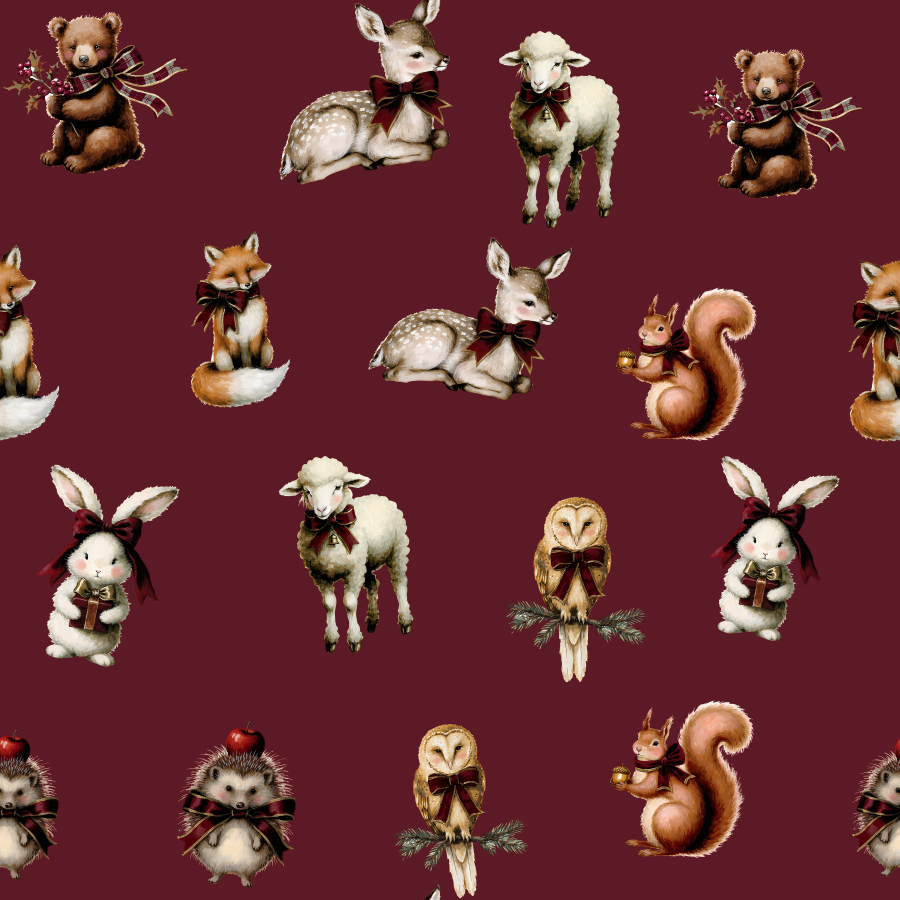
#> input picture velvet-bow-woodland/final/patterns/pt01_woodland_friends_burgundy.jpg, 3600 x 3600 px, given in place of velvet_a_hi.png, which was not available (shown at 1/4 size)
$ python style_frames.py
#> lines starting #> are read from the running program, lines starting #| are printed output that depends on the picture; after the words box and inside, x2 and y2 are one past the last pixel; in counts of white or black regions, pixels touching at a corner belong together
### velvet-bow-woodland/src/pv_lib.py
"""Helpers for Creative Market preview compositions."""
import math, random
from PIL import Image, ImageDraw, ImageFont, ImageFilter, ImageEnhance, ImageOps
W, H = 1820, 1214
CREAM, PAPER, BURG, DEEP, GOLD, SAGE, INK = (246, 239, 228), (239, 229, 212), (92, 26, 38), (58, 16, 24), (184, 148, 92), (138, 154, 128), (60, 36, 34)
F = "/usr/share/fonts/truetype/crosextra/"
def font(style, size): return ImageFont.truetype(F + {"r": "Caladea-Regular.ttf", "i": "Caladea-Italic.ttf", "b": "Caladea-Bold.ttf", "bi": "Caladea-BoldItalic.ttf"}[style], size)
_cache = {}
def asset(path, maxw, maxh=None, rot=0):
    key = path
    if key not in _cache: _cache[key] = Image.open(path).convert("RGBA")
    im = _cache[key].copy(); im.thumbnail((maxw, maxh or maxw), Image.LANCZOS)
    if rot: im = im.rotate(rot, resample=Image.BICUBIC, expand=True)
    return im
def a(name, maxw, maxh=None, rot=0): return asset(f"final/{name}.png", maxw, maxh, rot)
# [6 lines left out: function bg, not called in this run]
def solid(col): return Image.new("RGBA", (W, H), col + (255,))
# [13 lines left out: functions paper, vignette, not called in this run]
def shadow_of(im, blur=18, opacity=0.45, color=(30, 12, 10)):
    pad = blur * 3
    al = im.getchannel("A")
    sh = Image.new("RGBA", (im.width + 2 * pad, im.height + 2 * pad), color + (0,))
    m = Image.new("L", sh.size, 0); m.paste(al, (pad, pad))
    m = m.filter(ImageFilter.GaussianBlur(blur)).point(lambda v: int(v * opacity))
    sh.putalpha(m); return sh, pad
# [12 lines left out: functions place, text, not called in this run]
def rule(base, cx, y, w, col=GOLD, dia=True):
    d = ImageDraw.Draw(base); d.line([(cx - w / 2, y), (cx - 14, y)], fill=col, width=2); d.line([(cx + 14, y), (cx + w / 2, y)], fill=col, width=2)
    if dia: d.polygon([(cx, y - 7), (cx + 7, y), (cx, y + 7), (cx - 7, y)], fill=col)
# [4 lines left out: function card, not called in this run]
def sparkle(base, n=40, seed=3, col=(232, 205, 150), area=None):
    rnd = random.Random(seed); d = ImageDraw.Draw(base)
    x0, y0, x1, y1 = area or (0, 0, W, H)
    for _ in range(n):
        x, y, r = rnd.uniform(x0, x1), rnd.uniform(y0, y1), rnd.uniform(2, 7)
        al = int(rnd.uniform(120, 230))
        d.polygon([(x, y - r * 2.2), (x + r * .45, y - r * .45), (x + r * 2.2, y), (x + r * .45, y + r * .45), (x, y + r * 2.2), (x - r * .45, y + r * .45), (x - r * 2.2, y), (x - r * .45, y - r * .45)], fill=col + (al,))
def save(img, name): img.convert("RGB").save(f"listing_v2/{name}.jpg", quality=93)

### velvet-bow-woodland/reel/style_frames.py
"""Style frames for the Velvet Bow Woodland reel (1080x1920, 9:16)."""
import sys, math, random
sys.path.insert(0, "src")
from PIL import Image, ImageDraw, ImageFilter, ImageEnhance, ImageOps
from pv_lib import font, asset, a, shadow_of, sparkle, CREAM, PAPER, BURG, DEEP, GOLD, SAGE, INK
W, H = 1080, 1920
OUT = "reel/style_frames"

def bg(name, dark=1.0, blur=0):
#> called with name = 'velvet_a', dark = 0.8, blur = 0
    im = ImageOps.fit(Image.open(f"raw/bg/{name}_hi.png").convert("RGB"), (W, H), Image.LANCZOS)
    if blur: im = im.filter(ImageFilter.GaussianBlur(blur))
    if dark != 1.0: im = ImageEnhance.Brightness(im).enhance(dark)
    return im.convert("RGBA")
def paper(col=PAPER, grain=10):
    b = Image.new("RGBA", (W, H), col + (255,))
    n = Image.effect_noise((W // 2, H // 2), grain).resize((W, H)).convert("L")
    b.alpha_composite(Image.merge("RGBA", [n, n, n, Image.new("L", (W, H), 18)])); return b
def vignette(img, s=0.55):
#> called with s = 0.6
    m = Image.new("L", (W, H), 0); ImageDraw.Draw(m).ellipse([-W*.3, -H*.15, W*1.3, H*1.15], fill=255)
#> after `m = Image.new('L', (W, H), 0)`: m: PIL image 1080x1920 L; every value is 0
#> after `ImageDraw.Draw(m).ellipse([-W * 0.3, -H * 0.15, W * 1.3, H * 1.15], fi`: m: PIL image 1080x1920 L; every value is 255
    m = ImageOps.invert(m.filter(ImageFilter.GaussianBlur(200))).point(lambda v: int(v*s))
    d = Image.new("RGBA", (W, H), (20, 6, 10, 0)); d.putalpha(m); img.alpha_composite(d); return img
def place(base, im, cx, cy, shadow=True, sdx=10, sdy=18, blur=20, op=0.42):
    x, y = int(cx - im.width/2), int(cy - im.height/2)
    if shadow:
        sh, p = shadow_of(im, blur, op); base.paste(sh, (x-p+sdx, y-p+sdy), sh)
    base.paste(im, (x, y), im)
def txt(base, xy, s, f, fill, anchor="mm", shadow=None):
    d = ImageDraw.Draw(base)
    if shadow:
        l = Image.new("RGBA", base.size, (0,0,0,0)); ImageDraw.Draw(l).text((xy[0]+3, xy[1]+5), s, font=f, fill=shadow, anchor=anchor)
        base.alpha_composite(l.filter(ImageFilter.GaussianBlur(6)))
    d.text(xy, s, font=f, fill=fill, anchor=anchor)
def rule(base, cx, y, w, col=GOLD):
    d = ImageDraw.Draw(base); d.line([(cx-w/2, y), (cx-14, y)], fill=col, width=3); d.line([(cx+14, y), (cx+w/2, y)], fill=col, width=3)
    d.polygon([(cx, y-8), (cx+8, y), (cx, y+8), (cx-8, y)], fill=col)
def pill(base, cx, cy, s, f, bgc, fg, padx=44, h=None):
    d = ImageDraw.Draw(base); w = d.textlength(s, font=f) + 2*padx; h = h or f.size + 40
    sh = Image.new("RGBA", base.size, (0,0,0,0)); ImageDraw.Draw(sh).rounded_rectangle([cx-w/2+4, cy-h/2+10, cx+w/2+4, cy+h/2+10], h/2, fill=(20,6,10,110))
    base.alpha_composite(sh.filter(ImageFilter.GaussianBlur(10)))
    d.rounded_rectangle([cx-w/2, cy-h/2, cx+w/2, cy+h/2], h/2, fill=bgc); d.text((cx, cy), s, font=f, fill=fg, anchor="mm")
def motion_ghost(base, im, cx, cy, dx, dy, n=4):
    for k in range(n, 0, -1):
        g = im.copy(); al = g.getchannel("A").point(lambda v: int(v * 0.12 * (n-k+1)/n)); g.putalpha(al)
        base.paste(g, (int(cx - im.width/2 - dx*k), int(cy - im.height/2 - dy*k)), g)
def safe_guides(img):
    """Overlay showing Reels UI zones (for the guide sheet only)."""
    g = img.copy(); o = Image.new("RGBA", img.size, (0,0,0,0)); d = ImageDraw.Draw(o)
    d.rectangle([0, 0, W, 220], fill=(0,120,255,60)); d.rectangle([0, H-380, W, H], fill=(0,120,255,60)); d.rectangle([W-140, 900, W, H-380], fill=(0,120,255,60))
    g.alpha_composite(o); return g
def save(img, name): img.convert("RGB").save(f"{OUT}/{name}.jpg", quality=92); return img

frames = []
# SF1 — Hook: velvet, giant bow, fawn peeking
f = vignette(bg("velvet_a", 0.8), 0.6)
sparkle(f, 26, 11, area=(40, 660, W-40, 1300))
txt(f, (W/2, 330), "your Christmas designs", font("i", 74), CREAM, shadow=(10,0,0,160))
#> in txt, `l = Image.new('RGBA', base.size, (0, 0, 0, 0))`: l: PIL image 1080x1920 RGBA; every value is 0
txt(f, (W/2, 430), "are missing", font("i", 74), CREAM, shadow=(10,0,0,160))
txt(f, (W/2, 560), "someone…", font("bi", 120), (236, 206, 150), shadow=(10,0,0,180))
place(f, a("bows/b02_velvet_longtails", 620, rot=-6), W/2, 960, blur=26, op=.5)
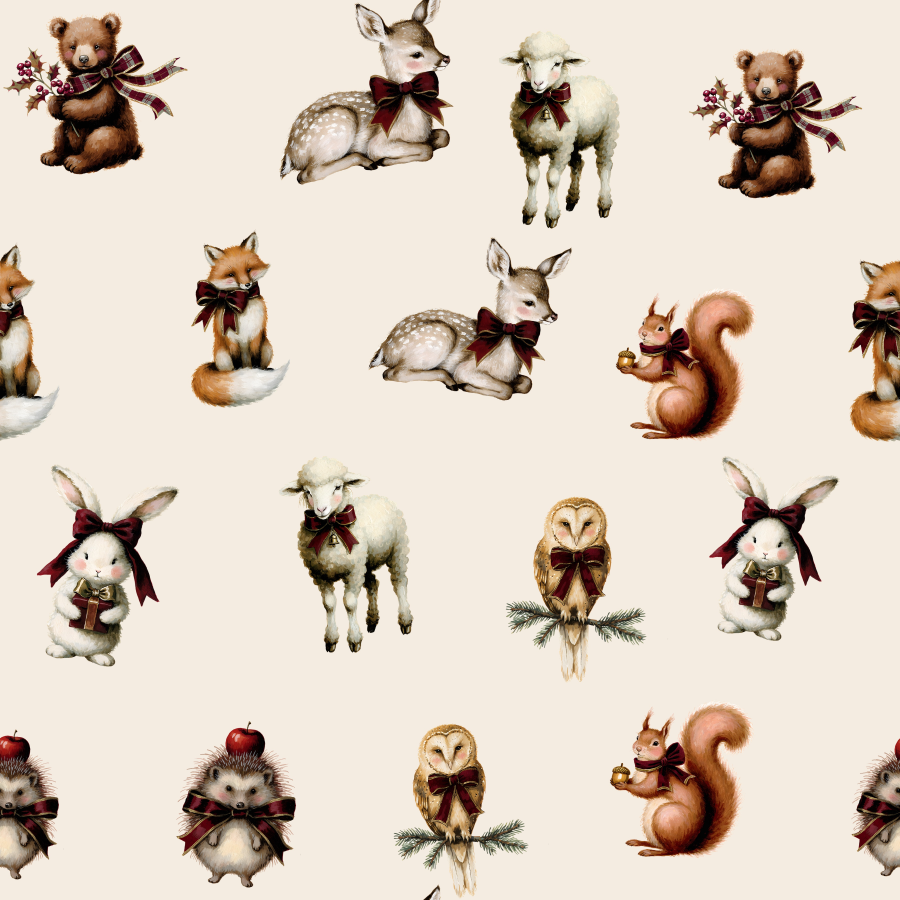
#> input picture velvet-bow-woodland/final/patterns/pt01_woodland_friends_cream.jpg, 3600 x 3600 px, given in place of b02_velvet_longtails.png, which was not available (shown at 1/4 size)
#> in asset, `if rot: im = im.rotate(rot, resample=Image.BICUBIC, expand=True)`:
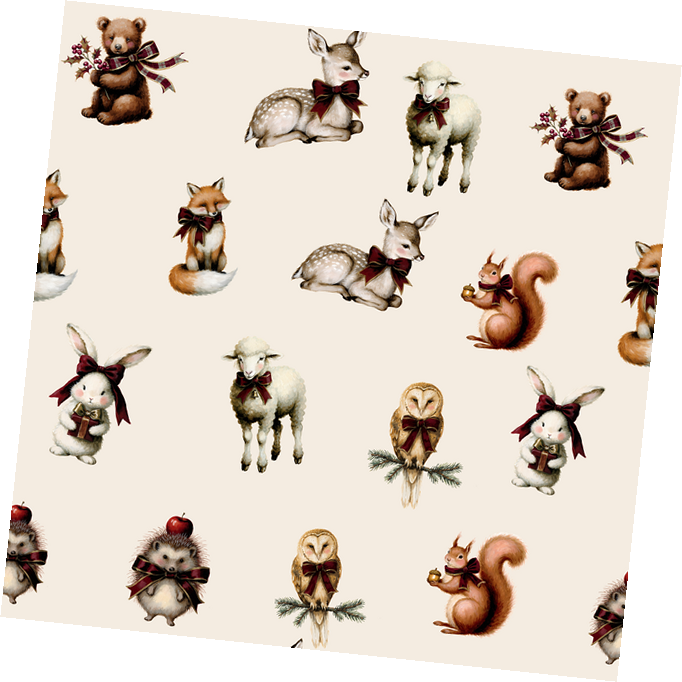
#> im: PIL image 682x682 RGBA; mean R, G, B, A 180.1, 169.2, 158, 210.7; transparent parts drawn white
#> in place, `x, y = int(cx - im.width/2), int(cy - im.height/2)`: x = 199; y = 619
#> in shadow_of, `al = im.getchannel("A")`:
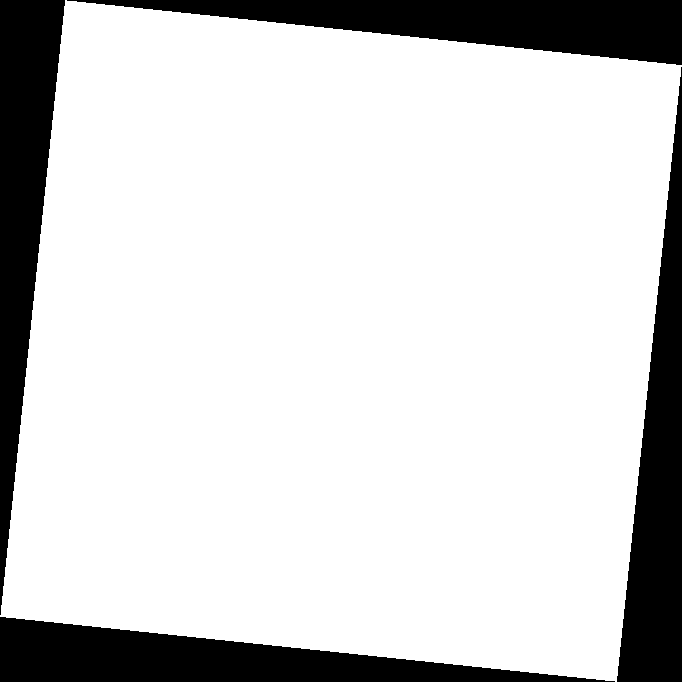
#> al: PIL image 682x682 L; 82.6% white; 4 black regions, box (x1, y1, x2, y2) and area: (0, 0, 65, 615) 20182, (67, 0, 682, 65) 20182, (617, 67, 682, 682) 20182, (0, 617, 615, 682) 20182
#> in shadow_of, `m = Image.new('L', sh.size, 0)`: m: PIL image 838x838 L; every value is 0
#> in shadow_of, `m.paste(al, (pad, pad))`: m: PIL image 838x838 L; 54.7% white; 1 black region, box (x1, y1, x2, y2) and area: (0, 0, 838, 838) 317848
#> in place, `sh, p = shadow_of(im, blur, op)`: p = 78
fawn = a("characters/c01_fawn", 760); place(f, fawn, W/2+40, H - 120 - fawn.height/2 + 120, blur=30)
#> call 2 of shadow_of, with blur = 30, opacity = 0.42, color = (30, 12, 10)
#> in shadow_of (call 2), `al = im.getchannel("A")`: al: PIL image 760x760 L; every value is 255
#> in shadow_of (call 2), `m = Image.new('L', sh.size, 0)`: m: PIL image 940x940 L; every value is 0
#> in shadow_of (call 2), `m.paste(al, (pad, pad))`: m: PIL image 940x940 L; 65.4% white; 1 black region, box (x1, y1, x2, y2) and area: (0, 0, 940, 940) 306000
#> in shadow_of (call 2), `sh.putalpha(m)`:
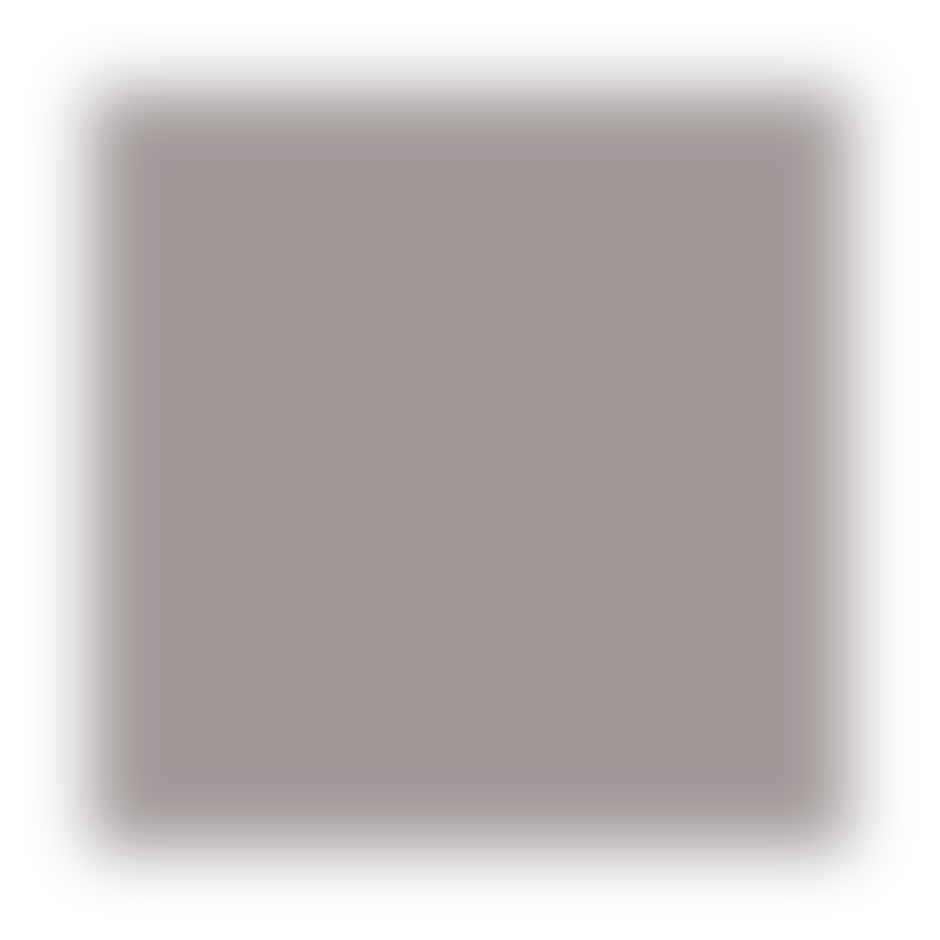
#> sh: PIL image 940x940 RGBA; mean R, G, B, A 30, 12, 10, 69.7; transparent parts drawn white
frames.append(("01_hook", save(f, "01_hook")))
#> in save, `img.convert('RGB').save(f'{OUT}/{name}.jpg', quality=92)`:
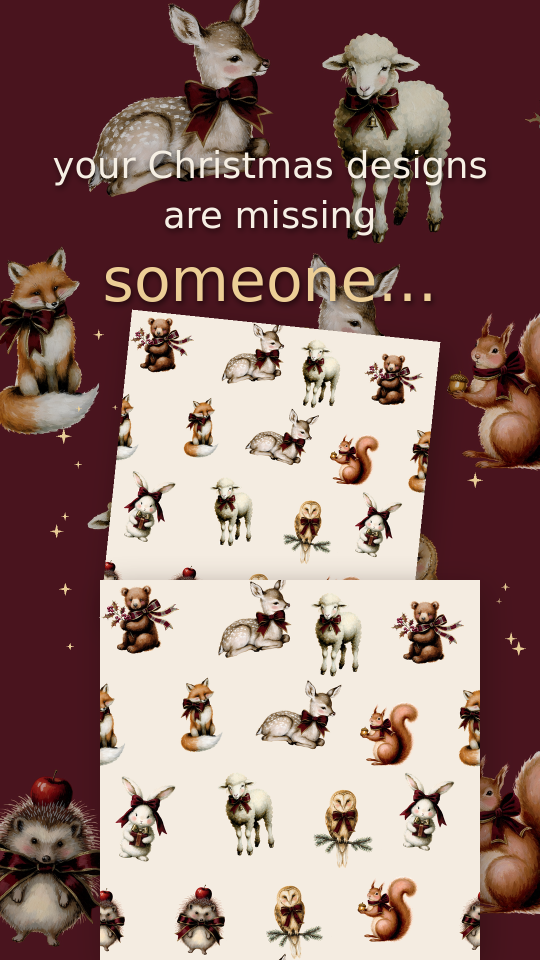
#> saved as 01_hook.jpg: PIL image 1080x1920 RGB (shown at 1/2 size); mean R, G, B 144.5, 114.3, 109.2

# SF2 — Cast pop-in grid
f = paper(CREAM)
#> in paper, `b = Image.new("RGBA", (W, H), col + (255,))`:
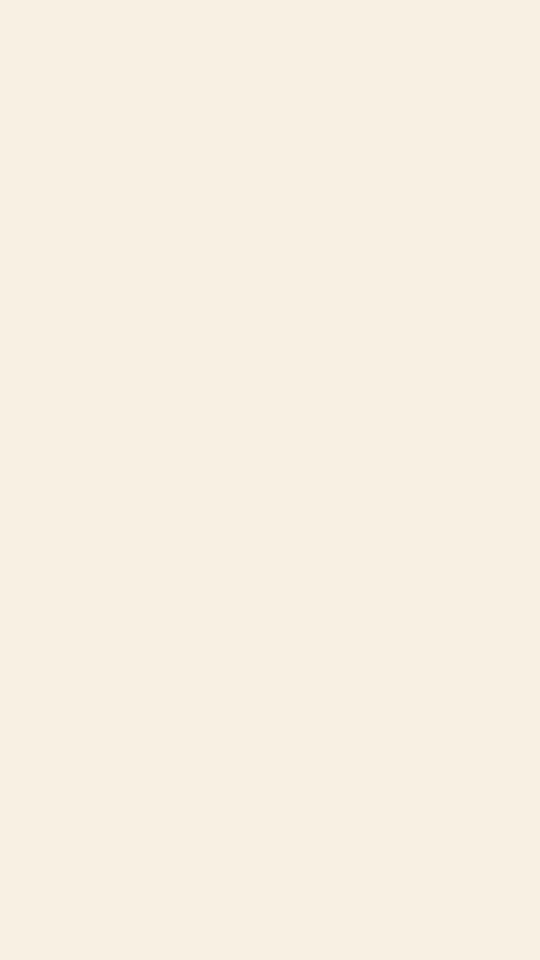
#> b: PIL image 1080x1920 RGBA (shown at 1/2 size); mean R, G, B, A 246, 239, 228, 255
#> in paper, `n = Image.effect_noise((W // 2, H // 2), grain).resize((W, H)).convert..`:
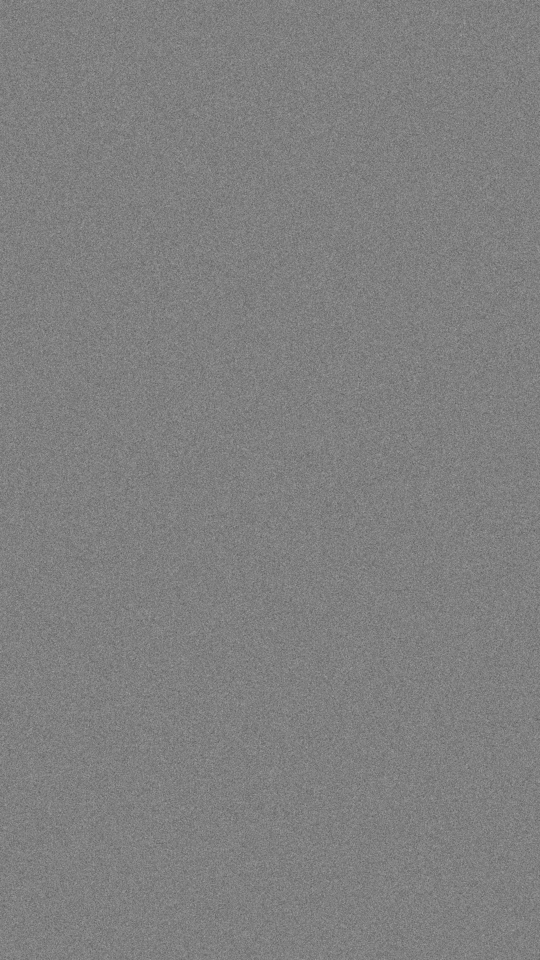
#> n: PIL image 1080x1920 L (shown at 1/2 size); min 86, max 167, mean 127.5
txt(f, (W/2, 290), "Meet the cast", font("bi", 104), BURG); rule(f, W/2, 370, 420)
txt(f, (W/2, 425), "16 woodland friends, every one in a bow", font("i", 40), INK)
chars = ["c03_fox","c05_bunny","c07_bear","c10_owl","c11_hedgehog","c12_squirrel","c09_mouse","c13_polarbear","c14_lamb","c15_raccoon","c16_badger","c02_fawn_stand","c06_bunny_sit","c08_bear_stand","c04_fox_walk","c01_fawn"]
d = ImageDraw.Draw(f); cw, ch, x0, y0 = 240, 270, 60, 500
for i, c in enumerate(chars):
    r, col = divmod(i, 4); cx, cy = x0 + col*cw + cw/2 + 2, y0 + r*ch + ch/2
    pop = ([1]*13 + [1.12, .7, 0])[i]   # mid-animation: last ones popping
    if pop == 0:
        d.ellipse([cx-8, cy-8, cx+8, cy+8], fill=GOLD + (150,)); continue
    d.ellipse([cx-112*pop, cy-112*pop, cx+112*pop, cy+112*pop], fill=(236, 223, 204))
    im = a(f"characters/{c}", int(235*pop), int(245*pop)); place(f, im, cx, cy, sdx=4, sdy=8, blur=10, op=.3)
#> (the run stopped early here; a loop or call above may not have finished)
